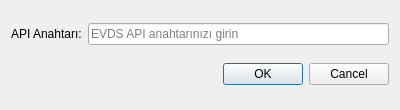
<?xml version="1.0" encoding="UTF-8"?>
<ui version="4.0">
 <class>EvdsKeyDialog</class>
 <widget class="QDialog" name="EvdsKeyDialog">
  <property name="geometry">
   <rect>
    <x>0</x>
    <y>0</y>
    <width>400</width>
    <height>110</height>
   </rect>
  </property>
  <property name="windowTitle">
   <string>EVDS API Anahtarı</string>
  </property>
  <layout class="QVBoxLayout" name="verticalLayout">
   <item>
    <layout class="QHBoxLayout" name="horizontalLayout">
     <item>
      <widget class="QLabel" name="label">
       <property name="text">
        <string>API Anahtarı:</string>
       </property>
      </widget>
     </item>
     <item>
      <widget class="QLineEdit" name="lineEditApiKey">
       <property name="echoMode">
        <enum>QLineEdit::EchoMode::Password</enum>
       </property>
       <property name="placeholderText">
        <string>EVDS API anahtarınızı girin</string>
       </property>
      </widget>
     </item>
    </layout>
   </item>
   <item>
    <widget class="QDialogButtonBox" name="buttonBox">
     <property name="orientation">
      <enum>Qt::Orientation::Horizontal</enum>
     </property>
     <property name="standardButtons">
      <set>QDialogButtonBox::StandardButton::Cancel|QDialogButtonBox::StandardButton::Ok</set>
     </property>
    </widget>
   </item>
  </layout>
 </widget>
 <resources/>
 <connections>
  <connection>
   <sender>buttonBox</sender>
   <signal>accepted()</signal>
   <receiver>EvdsKeyDialog</receiver>
   <slot>accept()</slot>
   <hints>
    <hint type="sourcelabel">
     <x>248</x>
     <y>254</y>
    </hint>
    <hint type="destinationlabel">
     <x>157</x>
     <y>274</y>
    </hint>
   </hints>
  </connection>
  <connection>
   <sender>buttonBox</sender>
   <signal>rejected()</signal>
   <receiver>EvdsKeyDialog</receiver>
   <slot>reject()</slot>
   <hints>
    <hint type="sourcelabel">
     <x>316</x>
     <y>260</y>
    </hint>
    <hint type="destinationlabel">
     <x>286</x>
     <y>274</y>
    </hint>
   </hints>
  </connection>
 </connections>
</ui>
